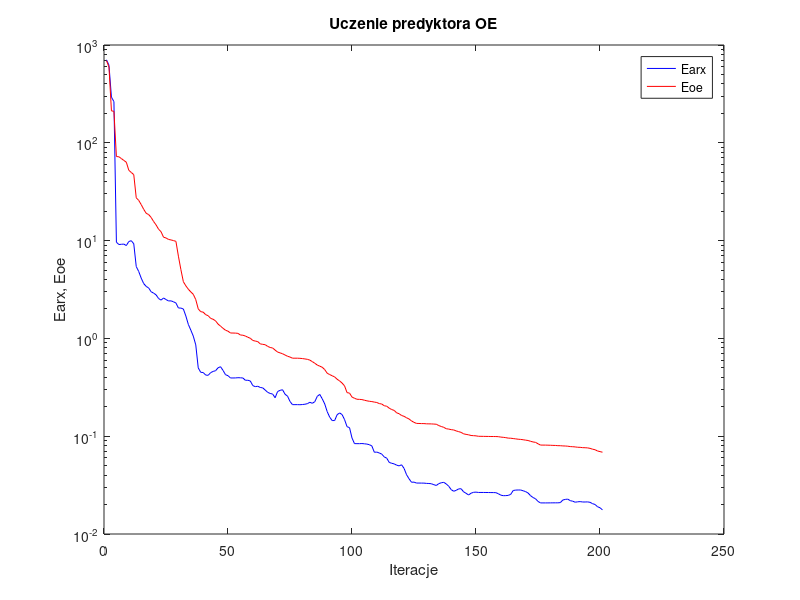
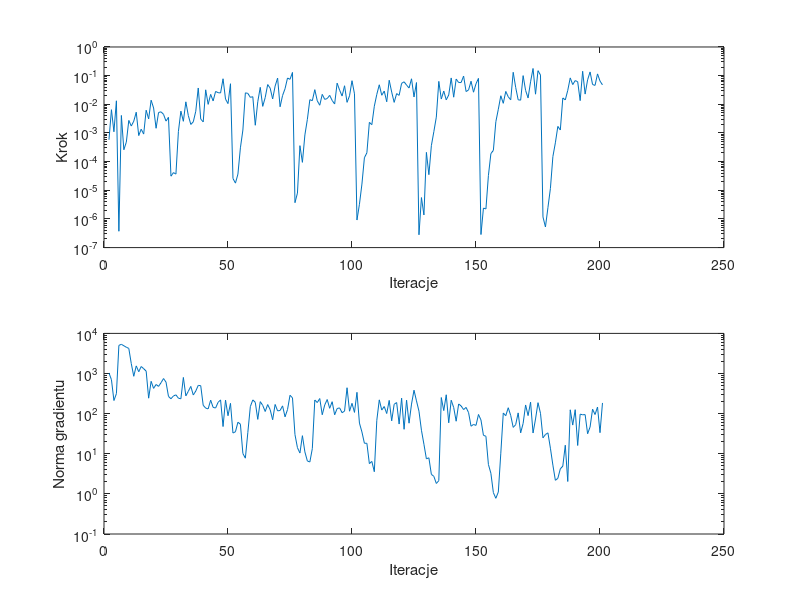

MATLAB code for these plots, in order:
%uczenie predyktora oe
clear all;
n=0; farx(n+1)=7.062168e+002; foe(n+1)=6.919110e+002; wspucz(n+1)=0.000000e+000; ng(n+1)=0.000000e+000;
%odnowa zmiennej metryki
n=1; farx(n+1)=6.219206e+002; foe(n+1)=5.945897e+002; krok(n+1)=5.805971e-004; ng(n+1)=1.031642e+003;
n=2; farx(n+1)=2.928658e+002; foe(n+1)=2.121539e+002; krok(n+1)=6.485153e-003; ng(n+1)=7.011899e+002;
n=3; farx(n+1)=2.638579e+002; foe(n+1)=2.099579e+002; krok(n+1)=1.100811e-003; ng(n+1)=2.122331e+002;
n=4; farx(n+1)=9.627505e+000; foe(n+1)=7.236511e+001; krok(n+1)=1.325091e-002; ng(n+1)=3.148670e+002;
n=5; farx(n+1)=9.119105e+000; foe(n+1)=7.196388e+001; krok(n+1)=3.720267e-007; ng(n+1)=5.032791e+003;
n=6; farx(n+1)=9.169376e+000; foe(n+1)=6.901859e+001; krok(n+1)=4.080593e-003; ng(n+1)=5.340773e+003;
n=7; farx(n+1)=9.214194e+000; foe(n+1)=6.601477e+001; krok(n+1)=2.594055e-004; ng(n+1)=4.919062e+003;
n=8; farx(n+1)=8.896275e+000; foe(n+1)=6.335466e+001; krok(n+1)=4.789093e-004; ng(n+1)=4.518675e+003;
n=9; farx(n+1)=9.789531e+000; foe(n+1)=5.238668e+001; krok(n+1)=2.739044e-003; ng(n+1)=4.224505e+003;
n=10; farx(n+1)=9.975775e+000; foe(n+1)=4.973088e+001; krok(n+1)=1.742611e-003; ng(n+1)=1.765339e+003;
n=11; farx(n+1)=9.281508e+000; foe(n+1)=4.725933e+001; krok(n+1)=2.581388e-003; ng(n+1)=8.528357e+002;
n=12; farx(n+1)=5.432339e+000; foe(n+1)=2.738075e+001; krok(n+1)=5.295103e-003; ng(n+1)=1.548078e+003;
n=13; farx(n+1)=4.829198e+000; foe(n+1)=2.576836e+001; krok(n+1)=8.100612e-004; ng(n+1)=1.107502e+003;
n=14; farx(n+1)=4.134675e+000; foe(n+1)=2.334777e+001; krok(n+1)=1.353531e-003; ng(n+1)=1.495001e+003;
n=15; farx(n+1)=3.636920e+000; foe(n+1)=2.091036e+001; krok(n+1)=9.152390e-004; ng(n+1)=1.318741e+003;
n=16; farx(n+1)=3.401508e+000; foe(n+1)=1.902209e+001; krok(n+1)=6.216787e-003; ng(n+1)=1.147801e+003;
n=17; farx(n+1)=3.281009e+000; foe(n+1)=1.845968e+001; krok(n+1)=3.096185e-003; ng(n+1)=2.427793e+002;
n=18; farx(n+1)=3.000087e+000; foe(n+1)=1.726131e+001; krok(n+1)=1.389524e-002; ng(n+1)=6.391517e+002;
n=19; farx(n+1)=2.905005e+000; foe(n+1)=1.567753e+001; krok(n+1)=7.444102e-003; ng(n+1)=4.266022e+002;
n=20; farx(n+1)=2.788370e+000; foe(n+1)=1.446887e+001; krok(n+1)=1.457389e-003; ng(n+1)=5.329413e+002;
n=21; farx(n+1)=2.559057e+000; foe(n+1)=1.307821e+001; krok(n+1)=5.186798e-003; ng(n+1)=4.779100e+002;
n=22; farx(n+1)=2.463070e+000; foe(n+1)=1.233109e+001; krok(n+1)=5.457942e-003; ng(n+1)=5.906705e+002;
n=23; farx(n+1)=2.589266e+000; foe(n+1)=1.083638e+001; krok(n+1)=4.464645e-003; ng(n+1)=7.485574e+002;
n=24; farx(n+1)=2.498055e+000; foe(n+1)=1.064253e+001; krok(n+1)=2.593399e-003; ng(n+1)=6.116866e+002;
n=25; farx(n+1)=2.415657e+000; foe(n+1)=1.028241e+001; krok(n+1)=3.514634e-003; ng(n+1)=2.687114e+002;
%odnowa zmiennej metryki
n=26; farx(n+1)=2.421597e+000; foe(n+1)=1.015974e+001; krok(n+1)=3.104372e-005; ng(n+1)=2.349137e+002;
n=27; farx(n+1)=2.368750e+000; foe(n+1)=1.000684e+001; krok(n+1)=4.135969e-005; ng(n+1)=2.756881e+002;
n=28; farx(n+1)=2.301384e+000; foe(n+1)=9.826187e+000; krok(n+1)=3.669396e-005; ng(n+1)=2.941614e+002;
n=29; farx(n+1)=2.046437e+000; foe(n+1)=6.931540e+000; krok(n+1)=1.124619e-003; ng(n+1)=2.422487e+002;
n=30; farx(n+1)=2.042829e+000; foe(n+1)=5.054726e+000; krok(n+1)=5.767896e-003; ng(n+1)=2.345484e+002;
n=31; farx(n+1)=1.998213e+000; foe(n+1)=3.798120e+000; krok(n+1)=2.553842e-003; ng(n+1)=7.982955e+002;
n=32; farx(n+1)=1.696233e+000; foe(n+1)=3.447314e+000; krok(n+1)=1.219985e-002; ng(n+1)=2.768705e+002;
n=33; farx(n+1)=1.391438e+000; foe(n+1)=3.185868e+000; krok(n+1)=4.047963e-003; ng(n+1)=3.606351e+002;
n=34; farx(n+1)=1.216028e+000; foe(n+1)=2.985101e+000; krok(n+1)=1.982946e-003; ng(n+1)=4.772577e+002;
n=35; farx(n+1)=1.055540e+000; foe(n+1)=2.825641e+000; krok(n+1)=2.444561e-003; ng(n+1)=2.914418e+002;
n=36; farx(n+1)=8.584232e-001; foe(n+1)=2.492195e+000; krok(n+1)=5.711090e-003; ng(n+1)=3.658836e+002;
n=37; farx(n+1)=4.994538e-001; foe(n+1)=2.004085e+000; krok(n+1)=3.710290e-002; ng(n+1)=5.059097e+002;
n=38; farx(n+1)=4.500677e-001; foe(n+1)=1.876663e+000; krok(n+1)=3.065383e-003; ng(n+1)=4.975786e+002;
n=39; farx(n+1)=4.478516e-001; foe(n+1)=1.855586e+000; krok(n+1)=2.426783e-003; ng(n+1)=1.615057e+002;
n=40; farx(n+1)=4.218403e-001; foe(n+1)=1.748976e+000; krok(n+1)=3.201356e-002; ng(n+1)=1.373612e+002;
n=41; farx(n+1)=4.195092e-001; foe(n+1)=1.705745e+000; krok(n+1)=9.949946e-003; ng(n+1)=1.313498e+002;
n=42; farx(n+1)=4.466138e-001; foe(n+1)=1.602422e+000; krok(n+1)=2.219272e-002; ng(n+1)=2.168033e+002;
n=43; farx(n+1)=4.596600e-001; foe(n+1)=1.569410e+000; krok(n+1)=1.311143e-002; ng(n+1)=1.431167e+002;
n=44; farx(n+1)=4.675561e-001; foe(n+1)=1.509905e+000; krok(n+1)=2.811708e-002; ng(n+1)=1.380682e+002;
n=45; farx(n+1)=5.011889e-001; foe(n+1)=1.400217e+000; krok(n+1)=2.548582e-002; ng(n+1)=1.914155e+002;
n=46; farx(n+1)=5.132368e-001; foe(n+1)=1.334099e+000; krok(n+1)=2.486715e-002; ng(n+1)=2.197236e+002;
n=47; farx(n+1)=4.703109e-001; foe(n+1)=1.268108e+000; krok(n+1)=7.780615e-002; ng(n+1)=4.767661e+001;
n=48; farx(n+1)=4.254640e-001; foe(n+1)=1.212531e+000; krok(n+1)=1.517118e-002; ng(n+1)=2.178947e+002;
n=49; farx(n+1)=4.156141e-001; foe(n+1)=1.184741e+000; krok(n+1)=1.058808e-002; ng(n+1)=8.867350e+001;
n=50; farx(n+1)=3.940039e-001; foe(n+1)=1.136100e+000; krok(n+1)=5.220046e-002; ng(n+1)=1.805788e+002;
%odnowa zmiennej metryki
n=51; farx(n+1)=3.939800e-001; foe(n+1)=1.134762e+000; krok(n+1)=2.580710e-005; ng(n+1)=3.283983e+001;
n=52; farx(n+1)=3.943730e-001; foe(n+1)=1.132773e+000; krok(n+1)=1.775984e-005; ng(n+1)=3.533195e+001;
n=53; farx(n+1)=3.965351e-001; foe(n+1)=1.126190e+000; krok(n+1)=3.663489e-005; ng(n+1)=6.108434e+001;
n=54; farx(n+1)=3.956313e-001; foe(n+1)=1.083486e+000; krok(n+1)=3.028661e-004; ng(n+1)=5.462194e+001;
n=55; farx(n+1)=3.938539e-001; foe(n+1)=1.077733e+000; krok(n+1)=1.265228e-003; ng(n+1)=1.013579e+001;
n=56; farx(n+1)=3.731466e-001; foe(n+1)=1.057634e+000; krok(n+1)=2.509977e-002; ng(n+1)=7.765879e+000;
n=57; farx(n+1)=3.733973e-001; foe(n+1)=1.027846e+000; krok(n+1)=2.399905e-002; ng(n+1)=3.415282e+001;
n=58; farx(n+1)=3.666943e-001; foe(n+1)=1.002975e+000; krok(n+1)=1.748904e-002; ng(n+1)=1.493811e+002;
n=59; farx(n+1)=3.291207e-001; foe(n+1)=9.527776e-001; krok(n+1)=1.840296e-002; ng(n+1)=2.200324e+002;
n=60; farx(n+1)=3.210426e-001; foe(n+1)=9.394395e-001; krok(n+1)=1.857915e-003; ng(n+1)=1.911396e+002;
n=61; farx(n+1)=3.243253e-001; foe(n+1)=9.272143e-001; krok(n+1)=1.223760e-002; ng(n+1)=7.197025e+001;
n=62; farx(n+1)=3.150573e-001; foe(n+1)=8.792594e-001; krok(n+1)=3.907971e-002; ng(n+1)=1.990897e+002;
n=63; farx(n+1)=3.120681e-001; foe(n+1)=8.695403e-001; krok(n+1)=8.471180e-003; ng(n+1)=1.605721e+002;
n=64; farx(n+1)=2.966040e-001; foe(n+1)=8.620053e-001; krok(n+1)=1.715934e-002; ng(n+1)=1.130970e+002;
n=65; farx(n+1)=2.808373e-001; foe(n+1)=8.288112e-001; krok(n+1)=4.879939e-002; ng(n+1)=1.683027e+002;
n=66; farx(n+1)=2.736902e-001; foe(n+1)=8.077821e-001; krok(n+1)=3.670029e-002; ng(n+1)=1.256890e+002;
n=67; farx(n+1)=2.697222e-001; foe(n+1)=7.977998e-001; krok(n+1)=1.536047e-002; ng(n+1)=7.036098e+001;
n=68; farx(n+1)=2.473194e-001; foe(n+1)=7.592614e-001; krok(n+1)=4.321748e-002; ng(n+1)=1.693957e+002;
n=69; farx(n+1)=2.863303e-001; foe(n+1)=7.248067e-001; krok(n+1)=8.222485e-002; ng(n+1)=1.172320e+002;
n=70; farx(n+1)=2.944557e-001; foe(n+1)=7.111124e-001; krok(n+1)=8.204311e-003; ng(n+1)=1.198450e+002;
n=71; farx(n+1)=2.985750e-001; foe(n+1)=6.967105e-001; krok(n+1)=2.024365e-002; ng(n+1)=1.561005e+002;
n=72; farx(n+1)=2.685039e-001; foe(n+1)=6.763602e-001; krok(n+1)=3.500452e-002; ng(n+1)=8.320587e+001;
n=73; farx(n+1)=2.568992e-001; foe(n+1)=6.570072e-001; krok(n+1)=8.268560e-002; ng(n+1)=1.264389e+002;
n=74; farx(n+1)=2.266439e-001; foe(n+1)=6.447626e-001; krok(n+1)=7.431643e-002; ng(n+1)=2.865080e+002;
n=75; farx(n+1)=2.102236e-001; foe(n+1)=6.277137e-001; krok(n+1)=1.293628e-001; ng(n+1)=2.480027e+002;
%odnowa zmiennej metryki
n=76; farx(n+1)=2.102391e-001; foe(n+1)=6.275546e-001; krok(n+1)=3.690681e-006; ng(n+1)=3.011409e+001;
n=77; farx(n+1)=2.102755e-001; foe(n+1)=6.274744e-001; krok(n+1)=7.969908e-006; ng(n+1)=1.417595e+001;
n=78; farx(n+1)=2.098331e-001; foe(n+1)=6.257086e-001; krok(n+1)=3.604935e-004; ng(n+1)=1.042831e+001;
n=79; farx(n+1)=2.107694e-001; foe(n+1)=6.221757e-001; krok(n+1)=9.429965e-005; ng(n+1)=2.822337e+001;
n=80; farx(n+1)=2.122253e-001; foe(n+1)=6.166285e-001; krok(n+1)=8.523876e-004; ng(n+1)=1.113618e+001;
n=81; farx(n+1)=2.150862e-001; foe(n+1)=6.110705e-001; krok(n+1)=2.973498e-003; ng(n+1)=6.606641e+000;
n=82; farx(n+1)=2.222253e-001; foe(n+1)=5.995514e-001; krok(n+1)=1.450364e-002; ng(n+1)=6.231769e+000;
n=83; farx(n+1)=2.170427e-001; foe(n+1)=5.788317e-001; krok(n+1)=1.336226e-002; ng(n+1)=1.344634e+001;
n=84; farx(n+1)=2.253958e-001; foe(n+1)=5.569849e-001; krok(n+1)=3.244437e-002; ng(n+1)=2.189931e+002;
n=85; farx(n+1)=2.557070e-001; foe(n+1)=5.339517e-001; krok(n+1)=1.321323e-002; ng(n+1)=1.889580e+002;
n=86; farx(n+1)=2.675329e-001; foe(n+1)=5.201582e-001; krok(n+1)=9.280118e-003; ng(n+1)=2.380393e+002;
n=87; farx(n+1)=2.412191e-001; foe(n+1)=5.071343e-001; krok(n+1)=2.223039e-002; ng(n+1)=9.386405e+001;
n=88; farx(n+1)=2.137695e-001; foe(n+1)=4.799437e-001; krok(n+1)=1.486332e-002; ng(n+1)=1.645046e+002;
n=89; farx(n+1)=1.782556e-001; foe(n+1)=4.400827e-001; krok(n+1)=1.586357e-002; ng(n+1)=2.247913e+002;
n=90; farx(n+1)=1.566999e-001; foe(n+1)=4.269007e-001; krok(n+1)=2.051314e-002; ng(n+1)=1.357604e+002;
n=91; farx(n+1)=1.445158e-001; foe(n+1)=4.149357e-001; krok(n+1)=1.360047e-002; ng(n+1)=1.984526e+002;
n=92; farx(n+1)=1.446012e-001; foe(n+1)=4.037708e-001; krok(n+1)=1.025657e-002; ng(n+1)=9.360410e+001;
n=93; farx(n+1)=1.658893e-001; foe(n+1)=3.823286e-001; krok(n+1)=5.465714e-002; ng(n+1)=1.338112e+002;
n=94; farx(n+1)=1.729400e-001; foe(n+1)=3.676286e-001; krok(n+1)=3.126305e-002; ng(n+1)=1.392158e+002;
n=95; farx(n+1)=1.664742e-001; foe(n+1)=3.494191e-001; krok(n+1)=1.945154e-002; ng(n+1)=1.055360e+002;
n=96; farx(n+1)=1.477581e-001; foe(n+1)=3.269991e-001; krok(n+1)=4.438543e-002; ng(n+1)=1.156289e+002;
n=97; farx(n+1)=1.251528e-001; foe(n+1)=2.789607e-001; krok(n+1)=1.170476e-002; ng(n+1)=4.420509e+002;
n=98; farx(n+1)=1.223252e-001; foe(n+1)=2.758303e-001; krok(n+1)=1.977848e-002; ng(n+1)=1.148740e+002;
n=99; farx(n+1)=9.584547e-002; foe(n+1)=2.513479e-001; krok(n+1)=6.659479e-002; ng(n+1)=1.808400e+002;
n=100; farx(n+1)=8.397564e-002; foe(n+1)=2.442554e-001; krok(n+1)=2.316852e-002; ng(n+1)=1.074290e+002;
%odnowa zmiennej metryki
n=101; farx(n+1)=8.391214e-002; foe(n+1)=2.386413e-001; krok(n+1)=9.157421e-007; ng(n+1)=3.399312e+002;
n=102; farx(n+1)=8.388557e-002; foe(n+1)=2.380377e-001; krok(n+1)=3.252618e-006; ng(n+1)=5.812313e+001;
n=103; farx(n+1)=8.414356e-002; foe(n+1)=2.368349e-001; krok(n+1)=1.644725e-005; ng(n+1)=3.497320e+001;
n=104; farx(n+1)=8.363774e-002; foe(n+1)=2.333129e-001; krok(n+1)=1.366331e-004; ng(n+1)=1.828833e+001;
n=105; farx(n+1)=8.306586e-002; foe(n+1)=2.299799e-001; krok(n+1)=2.030280e-004; ng(n+1)=1.822339e+001;
n=106; farx(n+1)=8.190036e-002; foe(n+1)=2.275695e-001; krok(n+1)=2.341941e-003; ng(n+1)=5.674907e+000;
n=107; farx(n+1)=7.955921e-002; foe(n+1)=2.259298e-001; krok(n+1)=1.945533e-003; ng(n+1)=6.446110e+000;
n=108; farx(n+1)=6.854250e-002; foe(n+1)=2.232973e-001; krok(n+1)=8.580693e-003; ng(n+1)=3.570361e+000;
n=109; farx(n+1)=6.880123e-002; foe(n+1)=2.211244e-001; krok(n+1)=2.219272e-002; ng(n+1)=6.816932e+001;
n=110; farx(n+1)=6.738637e-002; foe(n+1)=2.155499e-001; krok(n+1)=4.799811e-002; ng(n+1)=2.205146e+002;
n=111; farx(n+1)=6.557426e-002; foe(n+1)=2.133029e-001; krok(n+1)=2.069003e-002; ng(n+1)=1.226522e+002;
n=112; farx(n+1)=6.141972e-002; foe(n+1)=2.047684e-001; krok(n+1)=2.900728e-002; ng(n+1)=1.506338e+002;
n=113; farx(n+1)=5.963238e-002; foe(n+1)=2.027290e-001; krok(n+1)=1.226153e-002; ng(n+1)=1.005880e+002;
n=114; farx(n+1)=5.396605e-002; foe(n+1)=1.934126e-001; krok(n+1)=6.900644e-002; ng(n+1)=2.138728e+002;
n=115; farx(n+1)=5.285484e-002; foe(n+1)=1.873707e-001; krok(n+1)=2.672481e-002; ng(n+1)=6.623551e+001;
n=116; farx(n+1)=5.212553e-002; foe(n+1)=1.835824e-001; krok(n+1)=1.167289e-002; ng(n+1)=1.710898e+002;
n=117; farx(n+1)=5.056908e-002; foe(n+1)=1.734010e-001; krok(n+1)=2.362755e-002; ng(n+1)=1.889737e+002;
n=118; farx(n+1)=4.973042e-002; foe(n+1)=1.697905e-001; krok(n+1)=2.051314e-002; ng(n+1)=5.506327e+001;
n=119; farx(n+1)=5.101415e-002; foe(n+1)=1.627885e-001; krok(n+1)=5.382558e-002; ng(n+1)=2.431481e+002;
n=120; farx(n+1)=4.682131e-002; foe(n+1)=1.596529e-001; krok(n+1)=6.105720e-002; ng(n+1)=4.070797e+001;
n=121; farx(n+1)=4.037058e-002; foe(n+1)=1.543003e-001; krok(n+1)=4.676808e-002; ng(n+1)=2.166735e+002;
n=122; farx(n+1)=3.671662e-002; foe(n+1)=1.500245e-001; krok(n+1)=3.707198e-002; ng(n+1)=5.782659e+001;
n=123; farx(n+1)=3.381441e-002; foe(n+1)=1.432622e-001; krok(n+1)=7.765706e-002; ng(n+1)=1.731190e+002;
n=124; farx(n+1)=3.393661e-002; foe(n+1)=1.385819e-001; krok(n+1)=1.802073e-002; ng(n+1)=3.836086e+002;
n=125; farx(n+1)=3.318886e-002; foe(n+1)=1.351503e-001; krok(n+1)=5.737813e-002; ng(n+1)=2.077580e+002;
%odnowa zmiennej metryki
n=126; farx(n+1)=3.318847e-002; foe(n+1)=1.349476e-001; krok(n+1)=2.799465e-007; ng(n+1)=1.152393e+002;
n=127; farx(n+1)=3.314962e-002; foe(n+1)=1.345962e-001; krok(n+1)=5.570525e-006; ng(n+1)=3.854491e+001;
n=128; farx(n+1)=3.314265e-002; foe(n+1)=1.345738e-001; krok(n+1)=1.376038e-006; ng(n+1)=1.727337e+001;
n=129; farx(n+1)=3.292775e-002; foe(n+1)=1.338839e-001; krok(n+1)=2.102562e-004; ng(n+1)=7.455628e+000;
n=130; farx(n+1)=3.285023e-002; foe(n+1)=1.337478e-001; krok(n+1)=3.502676e-005; ng(n+1)=7.929870e+000;
n=131; farx(n+1)=3.265284e-002; foe(n+1)=1.335501e-001; krok(n+1)=3.604935e-004; ng(n+1)=3.067269e+000;
n=132; farx(n+1)=3.193869e-002; foe(n+1)=1.330817e-001; krok(n+1)=1.109507e-003; ng(n+1)=2.735452e+000;
n=133; farx(n+1)=3.135111e-002; foe(n+1)=1.325157e-001; krok(n+1)=3.576264e-003; ng(n+1)=1.817719e+000;
n=134; farx(n+1)=3.274605e-002; foe(n+1)=1.283863e-001; krok(n+1)=6.306675e-002; ng(n+1)=2.131783e+000;
n=135; farx(n+1)=3.342090e-002; foe(n+1)=1.257003e-001; krok(n+1)=1.526430e-002; ng(n+1)=2.520442e+002;
n=136; farx(n+1)=3.375653e-002; foe(n+1)=1.232099e-001; krok(n+1)=2.900728e-002; ng(n+1)=1.192266e+002;
n=137; farx(n+1)=3.249680e-002; foe(n+1)=1.192414e-001; krok(n+1)=1.428969e-002; ng(n+1)=2.952243e+002;
n=138; farx(n+1)=3.078657e-002; foe(n+1)=1.182461e-001; krok(n+1)=2.113198e-002; ng(n+1)=5.907812e+001;
n=139; farx(n+1)=2.842065e-002; foe(n+1)=1.166681e-001; krok(n+1)=8.321100e-002; ng(n+1)=2.158847e+002;
n=140; farx(n+1)=2.736335e-002; foe(n+1)=1.158766e-001; krok(n+1)=1.771116e-002; ng(n+1)=1.423179e+002;
n=141; farx(n+1)=2.794683e-002; foe(n+1)=1.133021e-001; krok(n+1)=7.581460e-002; ng(n+1)=6.471474e+001;
n=142; farx(n+1)=2.892477e-002; foe(n+1)=1.113567e-001; krok(n+1)=5.753341e-002; ng(n+1)=1.741724e+002;
n=143; farx(n+1)=2.902356e-002; foe(n+1)=1.094059e-001; krok(n+1)=5.753341e-002; ng(n+1)=1.554172e+002;
n=144; farx(n+1)=2.698697e-002; foe(n+1)=1.057361e-001; krok(n+1)=9.673938e-002; ng(n+1)=1.261994e+002;
n=145; farx(n+1)=2.607793e-002; foe(n+1)=1.044034e-001; krok(n+1)=2.782508e-002; ng(n+1)=1.429310e+002;
n=146; farx(n+1)=2.505442e-002; foe(n+1)=1.033275e-001; krok(n+1)=3.172883e-002; ng(n+1)=1.061928e+002;
n=147; farx(n+1)=2.612244e-002; foe(n+1)=1.017068e-001; krok(n+1)=6.385486e-002; ng(n+1)=4.856886e+001;
n=148; farx(n+1)=2.668445e-002; foe(n+1)=1.012656e-001; krok(n+1)=2.643052e-002; ng(n+1)=5.380116e+001;
n=149; farx(n+1)=2.680921e-002; foe(n+1)=1.008289e-001; krok(n+1)=5.213103e-002; ng(n+1)=5.090234e+001;
n=150; farx(n+1)=2.659607e-002; foe(n+1)=9.980363e-002; krok(n+1)=8.035313e-002; ng(n+1)=9.526967e+001;
%odnowa zmiennej metryki
n=151; farx(n+1)=2.659452e-002; foe(n+1)=9.972212e-002; krok(n+1)=2.856108e-007; ng(n+1)=6.952219e+001;
n=152; farx(n+1)=2.658759e-002; foe(n+1)=9.960708e-002; krok(n+1)=2.391080e-006; ng(n+1)=2.880806e+001;
n=153; farx(n+1)=2.657288e-002; foe(n+1)=9.951155e-002; krok(n+1)=2.233016e-006; ng(n+1)=2.731174e+001;
n=154; farx(n+1)=2.655656e-002; foe(n+1)=9.944330e-002; krok(n+1)=3.251553e-005; ng(n+1)=5.417523e+000;
n=155; farx(n+1)=2.652478e-002; foe(n+1)=9.928603e-002; krok(n+1)=1.906226e-004; ng(n+1)=3.266961e+000;
n=156; farx(n+1)=2.651851e-002; foe(n+1)=9.926843e-002; krok(n+1)=2.463545e-004; ng(n+1)=1.075719e+000;
n=157; farx(n+1)=2.646932e-002; foe(n+1)=9.919689e-002; krok(n+1)=2.467965e-003; ng(n+1)=7.758297e-001;
n=158; farx(n+1)=2.581596e-002; foe(n+1)=9.892256e-002; krok(n+1)=6.728198e-003; ng(n+1)=1.113448e+000;
n=159; farx(n+1)=2.497082e-002; foe(n+1)=9.793264e-002; krok(n+1)=1.987953e-002; ng(n+1)=1.033239e+001;
n=160; farx(n+1)=2.465168e-002; foe(n+1)=9.741023e-002; krok(n+1)=1.082825e-002; ng(n+1)=1.036755e+002;
n=161; farx(n+1)=2.468687e-002; foe(n+1)=9.666000e-002; krok(n+1)=2.812841e-002; ng(n+1)=8.879759e+001;
n=162; farx(n+1)=2.481756e-002; foe(n+1)=9.560267e-002; krok(n+1)=1.825465e-002; ng(n+1)=1.403572e+002;
n=163; farx(n+1)=2.541802e-002; foe(n+1)=9.535519e-002; krok(n+1)=1.438322e-002; ng(n+1)=8.968001e+001;
n=164; farx(n+1)=2.785009e-002; foe(n+1)=9.462990e-002; krok(n+1)=1.308702e-001; ng(n+1)=4.544968e+001;
n=165; farx(n+1)=2.812224e-002; foe(n+1)=9.390191e-002; krok(n+1)=3.879553e-002; ng(n+1)=5.314408e+001;
n=166; farx(n+1)=2.818806e-002; foe(n+1)=9.314109e-002; krok(n+1)=1.438335e-002; ng(n+1)=1.043902e+002;
n=167; farx(n+1)=2.817694e-002; foe(n+1)=9.271476e-002; krok(n+1)=1.394089e-002; ng(n+1)=3.314954e+001;
n=168; farx(n+1)=2.767845e-002; foe(n+1)=9.205169e-002; krok(n+1)=1.001107e-001; ng(n+1)=5.699046e+001;
n=169; farx(n+1)=2.713562e-002; foe(n+1)=9.112535e-002; krok(n+1)=3.043820e-002; ng(n+1)=1.644962e+002;
n=170; farx(n+1)=2.624695e-002; foe(n+1)=9.039472e-002; krok(n+1)=1.660195e-002; ng(n+1)=8.932879e+001;
n=171; farx(n+1)=2.464753e-002; foe(n+1)=8.868852e-002; krok(n+1)=6.101994e-002; ng(n+1)=1.929598e+002;
n=172; farx(n+1)=2.360788e-002; foe(n+1)=8.733754e-002; krok(n+1)=1.778431e-001; ng(n+1)=3.294260e+001;
n=173; farx(n+1)=2.292834e-002; foe(n+1)=8.650728e-002; krok(n+1)=2.254527e-002; ng(n+1)=7.349974e+001;
n=174; farx(n+1)=2.153919e-002; foe(n+1)=8.369107e-002; krok(n+1)=1.492217e-001; ng(n+1)=1.875824e+002;
n=175; farx(n+1)=2.079231e-002; foe(n+1)=8.116317e-002; krok(n+1)=1.047148e-001; ng(n+1)=1.020180e+002;
%odnowa zmiennej metryki
n=176; farx(n+1)=2.079215e-002; foe(n+1)=8.111874e-002; krok(n+1)=1.174991e-006; ng(n+1)=2.490761e+001;
n=177; farx(n+1)=2.079220e-002; foe(n+1)=8.108815e-002; krok(n+1)=5.237239e-007; ng(n+1)=3.014375e+001;
n=178; farx(n+1)=2.079689e-002; foe(n+1)=8.094390e-002; krok(n+1)=2.472091e-006; ng(n+1)=3.320232e+001;
n=179; farx(n+1)=2.081531e-002; foe(n+1)=8.080409e-002; krok(n+1)=1.153689e-005; ng(n+1)=1.375858e+001;
n=180; farx(n+1)=2.082767e-002; foe(n+1)=8.056524e-002; krok(n+1)=1.498490e-004; ng(n+1)=5.208926e+000;
n=181; farx(n+1)=2.083652e-002; foe(n+1)=8.044626e-002; krok(n+1)=4.526501e-004; ng(n+1)=2.179218e+000;
n=182; farx(n+1)=2.083453e-002; foe(n+1)=8.001982e-002; krok(n+1)=1.691206e-003; ng(n+1)=2.442049e+000;
n=183; farx(n+1)=2.093479e-002; foe(n+1)=7.997287e-002; krok(n+1)=1.265711e-003; ng(n+1)=4.206873e+000;
n=184; farx(n+1)=2.225898e-002; foe(n+1)=7.955414e-002; krok(n+1)=1.669856e-002; ng(n+1)=4.914117e+000;
n=185; farx(n+1)=2.258080e-002; foe(n+1)=7.940792e-002; krok(n+1)=1.417782e-002; ng(n+1)=1.632037e+001;
n=186; farx(n+1)=2.273731e-002; foe(n+1)=7.902166e-002; krok(n+1)=3.072094e-002; ng(n+1)=2.036613e+000;
n=187; farx(n+1)=2.191719e-002; foe(n+1)=7.833245e-002; krok(n+1)=8.343059e-002; ng(n+1)=1.246413e+002;
n=188; farx(n+1)=2.164816e-002; foe(n+1)=7.808104e-002; krok(n+1)=4.879939e-002; ng(n+1)=5.185409e+001;
n=189; farx(n+1)=2.113677e-002; foe(n+1)=7.769952e-002; krok(n+1)=6.721749e-002; ng(n+1)=1.254639e+002;
n=190; farx(n+1)=2.134330e-002; foe(n+1)=7.707712e-002; krok(n+1)=6.162212e-002; ng(n+1)=1.608718e+001;
n=191; farx(n+1)=2.143912e-002; foe(n+1)=7.694189e-002; krok(n+1)=1.345640e-002; ng(n+1)=9.710876e+001;
n=192; farx(n+1)=2.125544e-002; foe(n+1)=7.637995e-002; krok(n+1)=1.420813e-001; ng(n+1)=9.366218e+001;
n=193; farx(n+1)=2.124707e-002; foe(n+1)=7.624420e-002; krok(n+1)=2.272818e-002; ng(n+1)=9.458390e+001;
n=194; farx(n+1)=2.129586e-002; foe(n+1)=7.594053e-002; krok(n+1)=7.157273e-002; ng(n+1)=3.154051e+001;
n=195; farx(n+1)=2.107949e-002; foe(n+1)=7.508842e-002; krok(n+1)=1.348264e-001; ng(n+1)=4.654608e+001;
n=196; farx(n+1)=2.042297e-002; foe(n+1)=7.364194e-002; krok(n+1)=4.904612e-002; ng(n+1)=1.291778e+002;
n=197; farx(n+1)=2.004020e-002; foe(n+1)=7.272896e-002; krok(n+1)=4.569519e-002; ng(n+1)=9.500454e+001;
n=198; farx(n+1)=1.900467e-002; foe(n+1)=7.062567e-002; krok(n+1)=1.150668e-001; ng(n+1)=1.461230e+002;
n=199; farx(n+1)=1.855609e-002; foe(n+1)=6.959114e-002; krok(n+1)=6.488875e-002; ng(n+1)=3.353528e+001;
n=200; farx(n+1)=1.763288e-002; foe(n+1)=6.858011e-002; krok(n+1)=4.756755e-002; ng(n+1)=1.847449e+002;

figure; semilogy(farx,'b'); hold on; semilogy(foe,'r'); xlabel('Iteracje'); ylabel('Earx, Eoe'); legend('Earx','Eoe'); title('Uczenie predyktora OE');
figure; subplot(2,1,1); semilogy(krok); xlabel('Iteracje'); ylabel('Krok');
subplot(2,1,2); semilogy(ng); xlabel('Iteracje'); ylabel('Norma gradientu');
Earx=farx(n+1)
Eoe=foe(n+1)
